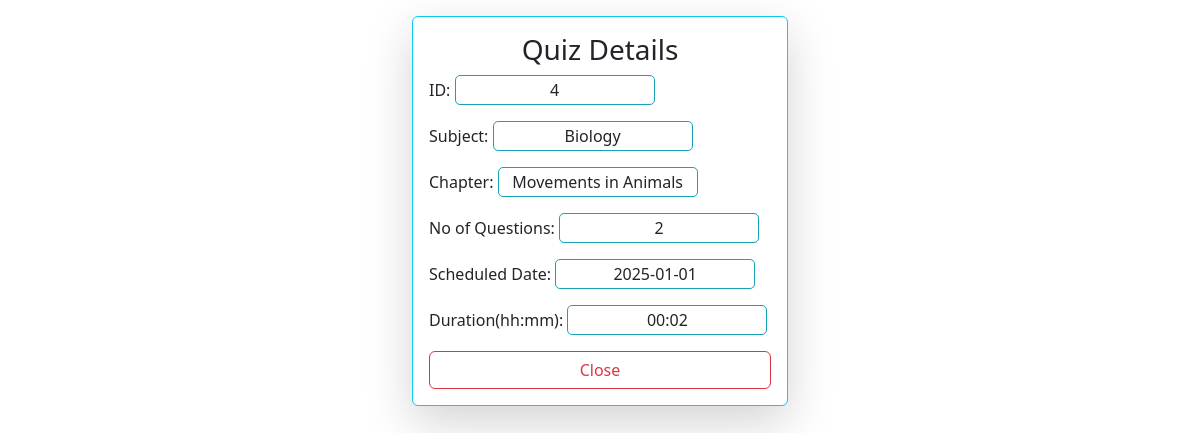
The app's page /quiz_view/4/ (signed in) with its own data.
### backend/models.py (models this page shows)
class Quiz(db.Model):
    __tablename__ = "quiz"
    id = db.Column(db.Integer, primary_key=True)
    date = db.Column(db.Date, nullable=False)
    duration = db.Column(db.Integer, nullable=False)
    chapter_id = db.Column(db.Integer, db.ForeignKey('chapter.id'), nullable=False)
    questions = db.relationship('Question', backref='quiz', lazy=True)
    scores = db.relationship('Score', backref='quiz', lazy=True)

class Subject(db.Model):
    __tablename__ = "subject"
    id = db.Column(db.Integer, primary_key=True)
    name = db.Column(db.String(100), nullable=False)
    desc = db.Column(db.String(200), nullable=False)
    chapters = db.relationship('Chapter', backref='subject', lazy=True)

class Chapter(db.Model):
    __tablename__ = "chapter"
    id = db.Column(db.Integer, primary_key=True)
    name = db.Column(db.String(100), nullable=False)
    desc = db.Column(db.String(200), nullable=False, default="No Description")
    subject_id = db.Column(db.Integer, db.ForeignKey('subject.id'), nullable=False)
    quizzes = db.relationship('Quiz', backref='chapter', lazy=True)

### backend/controllers.py (the view)
@app.route("/quiz_view/<int:qid>/")
@login_required
def quiz_view(qid):
    quiz = Quiz.query.get_or_404(qid)
    chapter = quiz.chapter
    subject = chapter.subject
    return render_template('quiz_view.html', user=current_user, quiz=quiz, chapter=chapter, subject=subject)

### app.py (called while the page is built)
def start():
    quiz_app = Flask(__name__)
    quiz_app.config["SQLALCHEMY_DATABASE_URI"]="sqlite:///quiz_db.sqlite3"
    quiz_app.config["SECRET_KEY"] = "this_is_a_secret_for_quiz_app"
    db.init_app(quiz_app)
    quiz_app.app_context().push()
    quiz_app.debug = True
    db.create_all()
    create_admin()
    login_manager = LoginManager()
    login_manager.login_view = 'login'
    login_manager.init_app(quiz_app)
    @login_manager.user_loader
    def load_user(id):
        return User.query.get(int(id))
    print("Quiz app is running... ")

### templates/quiz_view.html (shortened to what this page needs)
{% extends "base.html" %}
{% block content %}
<div class="container col-md-4 col-md-offset-4">
    <div class="card border-info shadow-lg p-3 mb-5 bg-white rounded mt-3">
        <h3 class="text-center">Quiz Details</h3>
        <p>ID: <span>{{ quiz.id }}</span></p>
        <p>Subject: <span>{{ subject.name }}</span></p>
        <p>Chapter: <span>{{ chapter.name }}</span></p>
        <p>No of Questions: <span>{{ quiz.questions|length }}</span></p>
        <p>Scheduled Date: <span>{{ quiz.date }}</span></p>
        <p>Duration(hh:mm): <span>{{ quiz.duration }}</span></p>
        <a href="{{ url_for('user') }}" class="btn btn-outline-danger w-auto">Close</a>
    </div>
</div>
{% endblock %}

### templates/quiz_view.html (style rules this page uses)
span { display: inline-block; width:200px; align-items: center; text-align: center; border: 1px solid #17a2b8; padding: 2px 5px; border-radius: 5px; }

### records on screen
Quiz: id "4", date "2025-01-01", duration "00:02"
Subject: name "Biology"
Chapter: name "Movements in Animals"

### other values on screen
{{ quiz.questions|length }} "2"
